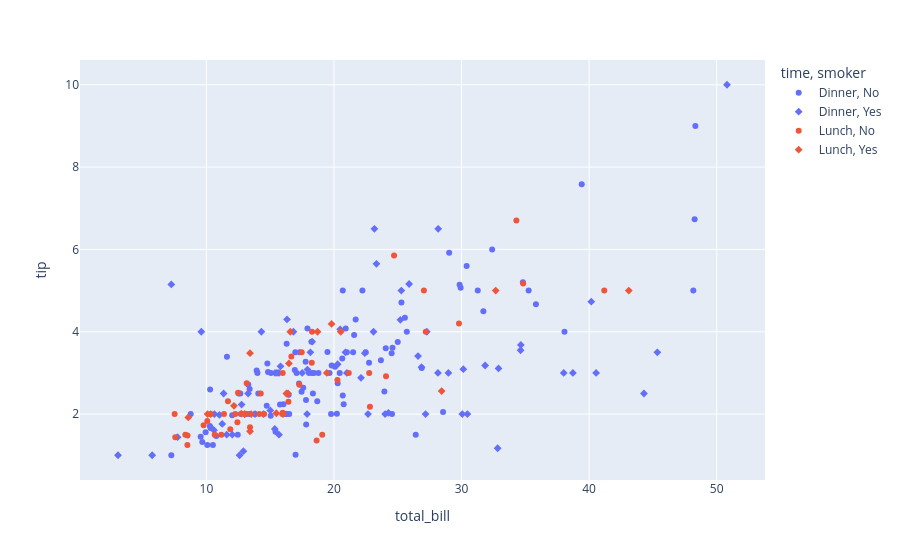

The notebook cell this image was saved under:
### Code cell
px.scatter(tips, x="total_bill", y="tip", color="time", symbol="smoker")
